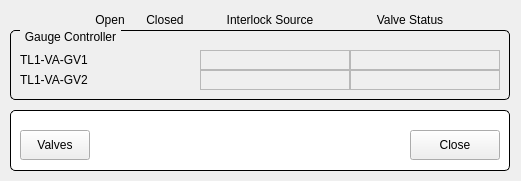
<?xml version="1.0" encoding="UTF-8"?>
<ui version="4.0">
 <class>uiTL1Vacuum</class>
 <widget class="QMainWindow" name="uiTL1Vacuum">
  <property name="geometry">
   <rect>
    <x>0</x>
    <y>0</y>
    <width>521</width>
    <height>181</height>
   </rect>
  </property>
  <property name="windowTitle">
   <string>TL1 Vacuum</string>
  </property>
  <widget class="QWidget" name="centralwidget">
   <widget class="QGroupBox" name="titleGroupBox_2">
    <property name="geometry">
     <rect>
      <x>10</x>
      <y>110</y>
      <width>500</width>
      <height>61</height>
     </rect>
    </property>
    <property name="styleSheet">
     <string notr="true">QGroupBox {
	background-color: rgb(255, 255, 255);
    border: 1px solid black;
    border-radius: 5px;
    margin-top: 0.5em;
}

QGroupBox::title {
    subcontrol-origin: margin;
    left: 10px;
    padding: 0 3px 0 3px;
}</string>
    </property>
    <property name="title">
     <string/>
    </property>
    <widget class="QPushButton" name="btnClose">
     <property name="geometry">
      <rect>
       <x>400</x>
       <y>20</y>
       <width>90</width>
       <height>30</height>
      </rect>
     </property>
     <property name="text">
      <string>Close</string>
     </property>
    </widget>
    <widget class="QPushButton" name="pushButton_3">
     <property name="geometry">
      <rect>
       <x>10</x>
       <y>20</y>
       <width>70</width>
       <height>30</height>
      </rect>
     </property>
     <property name="text">
      <string>Valves</string>
     </property>
    </widget>
   </widget>
   <widget class="QGroupBox" name="groupBox_3">
    <property name="geometry">
     <rect>
      <x>10</x>
      <y>30</y>
      <width>500</width>
      <height>70</height>
     </rect>
    </property>
    <property name="styleSheet">
     <string notr="true">QGroupBox {
    border: 1px solid black;
    border-radius: 5px;
    margin-top: 0.5em;
}

QGroupBox::title {
    subcontrol-origin: margin;
    left: 10px;
    padding: 0 3px 0 3px;
}</string>
    </property>
    <property name="title">
     <string>Gauge Controller</string>
    </property>
    <widget class="QLabel" name="label_8">
     <property name="geometry">
      <rect>
       <x>10</x>
       <y>20</y>
       <width>91</width>
       <height>20</height>
      </rect>
     </property>
     <property name="text">
      <string>TL1-VA-GV1</string>
     </property>
    </widget>
    <widget class="QESimpleShape" name="qesimpleshape_2">
     <property name="geometry">
      <rect>
       <x>100</x>
       <y>20</y>
       <width>16</width>
       <height>20</height>
      </rect>
     </property>
     <property name="shape">
      <enum>QSimpleShape::circle</enum>
     </property>
     <property name="modulus">
      <number>2</number>
     </property>
     <property name="colour0" stdset="0">
      <color>
       <red>20</red>
       <green>50</green>
       <blue>20</blue>
      </color>
     </property>
     <property name="colour1" stdset="0">
      <color>
       <red>5</red>
       <green>240</green>
       <blue>5</blue>
      </color>
     </property>
     <property name="variable" stdset="0">
      <string>TL1-VA-GV$(no):isOpen</string>
     </property>
     <property name="variableSubstitutions" stdset="0">
      <string>no=1</string>
     </property>
     <property name="displayAlarmStateOption" stdset="0">
      <enum>QE::Never</enum>
     </property>
    </widget>
    <widget class="QESimpleShape" name="qesimpleshape_3">
     <property name="geometry">
      <rect>
       <x>150</x>
       <y>20</y>
       <width>16</width>
       <height>20</height>
      </rect>
     </property>
     <property name="shape">
      <enum>QSimpleShape::circle</enum>
     </property>
     <property name="modulus">
      <number>2</number>
     </property>
     <property name="colour0" stdset="0">
      <color>
       <red>50</red>
       <green>20</green>
       <blue>20</blue>
      </color>
     </property>
     <property name="colour1" stdset="0">
      <color>
       <red>240</red>
       <green>5</green>
       <blue>5</blue>
      </color>
     </property>
     <property name="variable" stdset="0">
      <string>TL1-VA-GV$(no):isClosed</string>
     </property>
     <property name="variableSubstitutions" stdset="0">
      <string>no=1</string>
     </property>
     <property name="displayAlarmStateOption" stdset="0">
      <enum>QE::Never</enum>
     </property>
    </widget>
    <widget class="QELabel" name="qelabel_6">
     <property name="geometry">
      <rect>
       <x>190</x>
       <y>20</y>
       <width>150</width>
       <height>20</height>
      </rect>
     </property>
     <property name="frameShape">
      <enum>QFrame::StyledPanel</enum>
     </property>
     <property name="variable" stdset="0">
      <string>TL1-VA-GV$(no):getInterlockSource</string>
     </property>
     <property name="variableSubstitutions" stdset="0">
      <string>no=1</string>
     </property>
    </widget>
    <widget class="QELabel" name="qelabel_7">
     <property name="geometry">
      <rect>
       <x>340</x>
       <y>20</y>
       <width>150</width>
       <height>20</height>
      </rect>
     </property>
     <property name="frameShape">
      <enum>QFrame::StyledPanel</enum>
     </property>
     <property name="variable" stdset="0">
      <string>TL1-VA-GV$(no):getFault</string>
     </property>
     <property name="variableSubstitutions" stdset="0">
      <string>no=1</string>
     </property>
    </widget>
    <widget class="QELabel" name="qelabel_8">
     <property name="geometry">
      <rect>
       <x>340</x>
       <y>40</y>
       <width>150</width>
       <height>20</height>
      </rect>
     </property>
     <property name="frameShape">
      <enum>QFrame::StyledPanel</enum>
     </property>
     <property name="variable" stdset="0">
      <string>TL1-VA-GV$(no):getFault</string>
     </property>
     <property name="variableSubstitutions" stdset="0">
      <string>no=2</string>
     </property>
    </widget>
    <widget class="QELabel" name="qelabel_9">
     <property name="geometry">
      <rect>
       <x>190</x>
       <y>40</y>
       <width>150</width>
       <height>20</height>
      </rect>
     </property>
     <property name="frameShape">
      <enum>QFrame::StyledPanel</enum>
     </property>
     <property name="variable" stdset="0">
      <string>TL1-VA-GV$(no):getInterlockSource</string>
     </property>
     <property name="variableSubstitutions" stdset="0">
      <string>no=2</string>
     </property>
    </widget>
    <widget class="QESimpleShape" name="qesimpleshape_4">
     <property name="geometry">
      <rect>
       <x>150</x>
       <y>40</y>
       <width>16</width>
       <height>20</height>
      </rect>
     </property>
     <property name="shape">
      <enum>QSimpleShape::circle</enum>
     </property>
     <property name="modulus">
      <number>2</number>
     </property>
     <property name="colour0" stdset="0">
      <color>
       <red>50</red>
       <green>20</green>
       <blue>20</blue>
      </color>
     </property>
     <property name="colour1" stdset="0">
      <color>
       <red>240</red>
       <green>5</green>
       <blue>5</blue>
      </color>
     </property>
     <property name="variable" stdset="0">
      <string>TL1-VA-GV$(no):isClosed</string>
     </property>
     <property name="variableSubstitutions" stdset="0">
      <string>no=2</string>
     </property>
     <property name="displayAlarmStateOption" stdset="0">
      <enum>QE::Never</enum>
     </property>
    </widget>
    <widget class="QESimpleShape" name="qesimpleshape_5">
     <property name="geometry">
      <rect>
       <x>100</x>
       <y>40</y>
       <width>16</width>
       <height>20</height>
      </rect>
     </property>
     <property name="shape">
      <enum>QSimpleShape::circle</enum>
     </property>
     <property name="modulus">
      <number>2</number>
     </property>
     <property name="colour0" stdset="0">
      <color>
       <red>20</red>
       <green>50</green>
       <blue>20</blue>
      </color>
     </property>
     <property name="colour1" stdset="0">
      <color>
       <red>5</red>
       <green>240</green>
       <blue>5</blue>
      </color>
     </property>
     <property name="variable" stdset="0">
      <string>TL1-VA-GV$(no):isOpen</string>
     </property>
     <property name="variableSubstitutions" stdset="0">
      <string>no=2</string>
     </property>
     <property name="displayAlarmStateOption" stdset="0">
      <enum>QE::Never</enum>
     </property>
    </widget>
    <widget class="QLabel" name="label_9">
     <property name="geometry">
      <rect>
       <x>10</x>
       <y>40</y>
       <width>91</width>
       <height>20</height>
      </rect>
     </property>
     <property name="text">
      <string>TL1-VA-GV2</string>
     </property>
    </widget>
   </widget>
   <widget class="QLabel" name="label_10">
    <property name="geometry">
     <rect>
      <x>90</x>
      <y>10</y>
      <width>40</width>
      <height>20</height>
     </rect>
    </property>
    <property name="text">
     <string>Open</string>
    </property>
    <property name="alignment">
     <set>Qt::AlignCenter</set>
    </property>
   </widget>
   <widget class="QLabel" name="label_11">
    <property name="geometry">
     <rect>
      <x>140</x>
      <y>10</y>
      <width>50</width>
      <height>20</height>
     </rect>
    </property>
    <property name="text">
     <string>Closed</string>
    </property>
    <property name="alignment">
     <set>Qt::AlignCenter</set>
    </property>
   </widget>
   <widget class="QLabel" name="label_12">
    <property name="geometry">
     <rect>
      <x>210</x>
      <y>10</y>
      <width>120</width>
      <height>20</height>
     </rect>
    </property>
    <property name="text">
     <string>Interlock Source</string>
    </property>
    <property name="alignment">
     <set>Qt::AlignCenter</set>
    </property>
   </widget>
   <widget class="QLabel" name="label_13">
    <property name="geometry">
     <rect>
      <x>360</x>
      <y>10</y>
      <width>100</width>
      <height>20</height>
     </rect>
    </property>
    <property name="text">
     <string>Valve Status</string>
    </property>
    <property name="alignment">
     <set>Qt::AlignCenter</set>
    </property>
   </widget>
  </widget>
 </widget>
 <customwidgets>
  <customwidget>
   <class>QELabel</class>
   <extends>QLabel</extends>
   <header>QELabel.h</header>
  </customwidget>
  <customwidget>
   <class>QESimpleShape</class>
   <extends>QSimpleShape</extends>
   <header>QESimpleShape.h</header>
  </customwidget>
  <customwidget>
   <class>QSimpleShape</class>
   <extends>QWidget</extends>
   <header>QSimpleShape.h</header>
  </customwidget>
 </customwidgets>
 <resources/>
 <connections/>
</ui>
